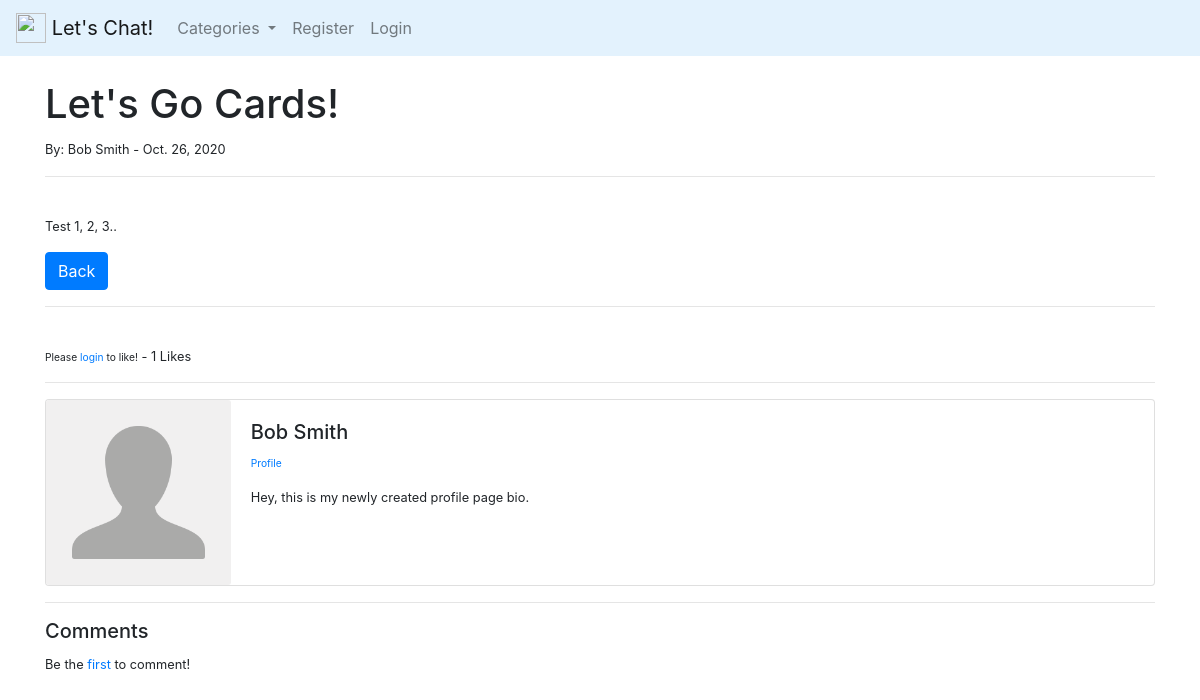
Page /post/15 on the earlier database version.
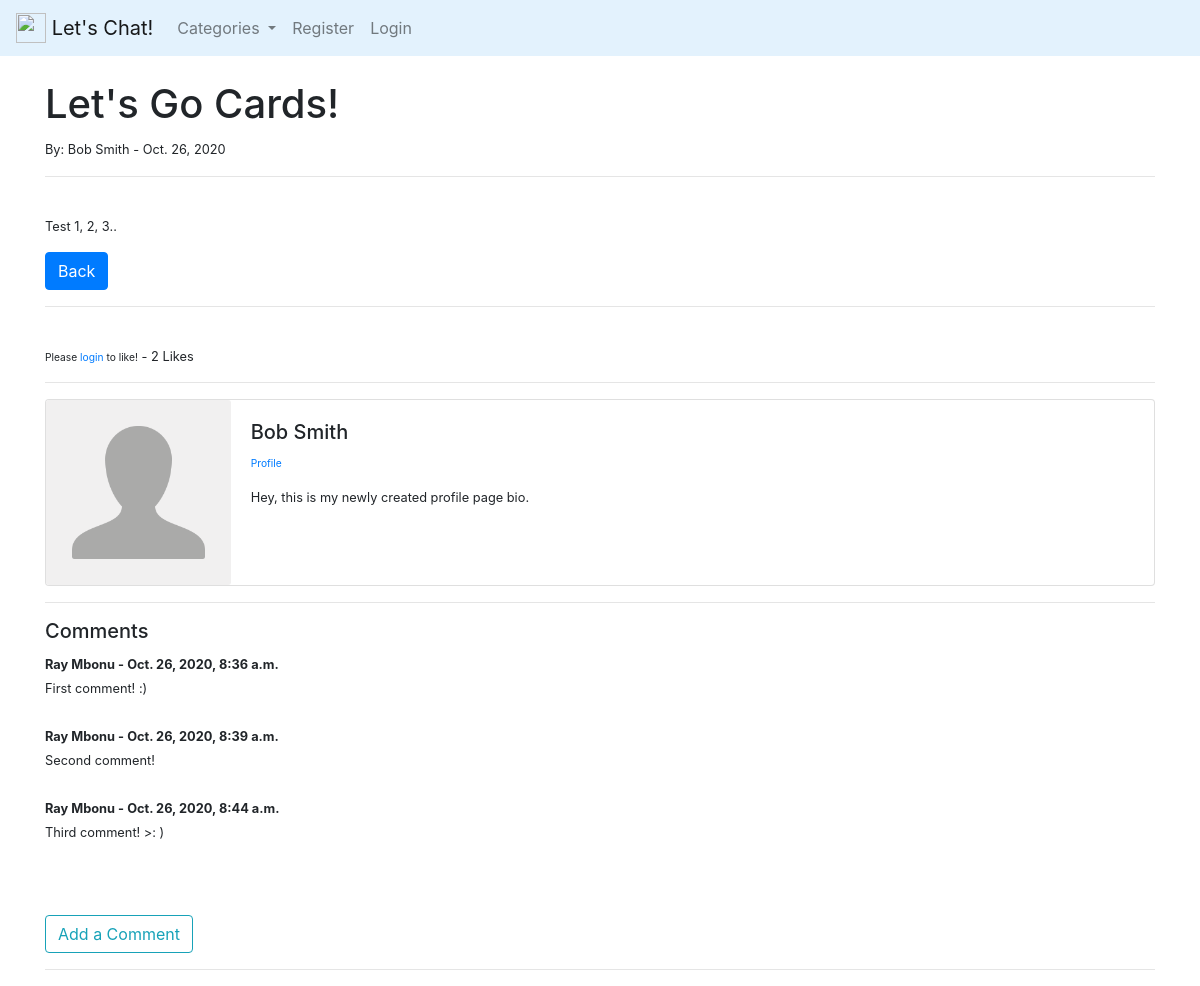
Same page on the later database version.
### forum/models.py (models this page shows, shortened)
class Post(models.Model):
    title = models.CharField(max_length=250)
    header_image = models.ImageField(
        null=True, blank=True, upload_to="images/")
    title_tag = models.CharField(max_length=250)
    author = models.ForeignKey(User, on_delete=models.CASCADE)
    body = RichTextField(blank=True, null=True)
    post_date = models.DateField(auto_now_add=True)
    category = models.CharField(
        max_length=250, default='Neutral', choices=option_list)
    snippet = models.CharField(
        max_length=250, default='Click to read further..')
    likes = models.ManyToManyField(User, related_name='blog_posts')
    def total_likes(self):
        return self.likes.count()

class Profile(models.Model):
    user = models.OneToOneField(User, null=True, on_delete=models.CASCADE)
    bio = models.TextField()
    profile_pic = models.ImageField(
        null=True, blank=True, upload_to="images/profile/")
    website_url = models.CharField(max_length=250, blank=True, null=True)
    facebook_url = models.CharField(max_length=250, blank=True, null=True)
    insta_url = models.CharField(max_length=250, blank=True, null=True)
    twitter_url = models.CharField(max_length=250, blank=True, null=True)
    linkedin_url = models.CharField(max_length=250, blank=True, null=True)

class Comment(models.Model):
    post = models.ForeignKey(
        Post, related_name='comments', on_delete=models.CASCADE)
    name = models.CharField(max_length=250)
    body = models.TextField()
    date_added = models.DateTimeField(auto_now_add=True)

### forum/views.py (the view)
# urls.py: path('post/<int:pk>', PostDetailView.as_view(), name='post-detail'),
class PostDetailView(DetailView):
    model = Post
    template_name = 'post_detail.html'
    def get_context_data(self, *args, **kwargs):
        ops_menu = Category.objects.all()
        context = super(PostDetailView, self).get_context_data(*args, **kwargs)
        things = get_object_or_404(Post, id=self.kwargs['pk'])
        total_likes = things.total_likes()
        liked = False
        if things.likes.filter(id=self.request.user.id).exists():
            liked = True
        context["ops_menu"] = ops_menu
        context["total_likes"] = total_likes
        context["liked"] = liked
        return context

### forum/models.py (called while the page is built)
    def __str__(self):
        return self.name

### forum/templates/post_detail.html (shortened to what this page needs)
{% extends 'base.html' %}
{% load static %}
{% block content %}
<h1>{{post.title}}</h1>
<small>By: {{post.author.first_name}} {{post.author.last_name}} - {{post.post_date}}
<hr>
<br>
{{post.body|safe}}
<a href="{% url 'home' %}" class="btn btn-primary">Back</a>
<hr>
<br>
<form action="{% url 'like-post' post.pk %}" method="POST">
    {% if user.is_authenticated %}
        {% if liked %}
            <button type="submit" name="post_id" value="{{post.id}}" class="btn btn-danger btn-sm">Unlike</button>
        {% else %}
            <button type="submit" name="post_id" value="{{post.id}}" class="btn btn-success btn-sm">Like</button>
        {% endif %}
    {% else %}
        <small>Please <a href="{% url 'login' %}">login</a> to like!</small>
    {% endif %}
    - {{total_likes}} Likes
</form>
<hr>
<div class="card mb-3">
    <div class="row no-gutters">
      <div class="col-md-2">
        {% if post.author.profile.profile_pic %}
            <img src="{{post.author.profile.profile_pic.url}}" class="card-img">
        {% else %}
            <img src="{% static 'blog/images/default-picture.png' %}" class="card-img">
        {% endif %}
      </div>
      <div class="col-md-10">
        <div class="card-body">
          <h5 class="card-title">{{post.author.first_name}} {{post.author.last_name}}</h5>
          <p class="small text-muted">
              <a href="{% url 'profile-page' post.author.profile.id %}">Profile</a>
          </p>
          <p class="card-text">{{post.author.profile.bio}}</p>
        </div>
      </div>
    </div>
</div>
<hr>
<h5>Comments</h5>
    {% if not post.comments.all %}
        Be the <a href="{% url 'comment-add' post.pk %}">first</a> to comment!
    {% else %}
        {% for comment in post.comments.all %}
            <strong>
                {{comment.name}} - {{comment.date_added}}
            </strong>
            <br>
            {{comment.body}}
            <br><br>
        {% endfor %}
        <br><br>
        <a class="btn btn-outline-info" href="{% url 'comment-add' post.pk %}">Add a Comment</a>
        <hr>
    {% endif %}
{% endblock %}

### forum/templates/base.html (shortened to what this page needs)
<!doctype html>
<html lang="en">
  <head>
    <link rel="stylesheet" href="https://cdn.jsdelivr.net/npm/bootstrap@4.5.3/dist/css/bootstrap.min.css">
  </head>
  <body>
    <nav class="navbar navbar-expand-lg navbar-light" style="background-color: #e3f2fd;">
        <a class="navbar-brand" href="{% url 'home' %}">
            <img src="https://images-na.ssl-images-amazon.com/images/I/71an3gGqHWL.png" width="30" height="30" class="d-inline-block align-top" alt="" loading="lazy">
            Let's Chat!
        </a>
        <div class="collapse navbar-collapse" id="navbarSupportedContent">
          <ul class="navbar-nav mr-auto">
            {% if ops_menu %}
            <li class="nav-item dropdown">
              <a class="nav-link dropdown-toggle" href="#" id="navbarDropdown" role="button" data-toggle="dropdown" aria-haspopup="true" aria-expanded="false">
                Categories
              </a>
            </li>
            {% else %}
            <li class="nav-item">
              <a class="nav-link" href="{% url 'category-list' %}">Categories</a>
            </li>
            {% endif %}
        {% if user.is_authenticated %}
          <li class="nav-item dropdown">
            <a class="nav-link dropdown-toggle" href="#" id="navbarDropdown" role="button" data-toggle="dropdown" aria-haspopup="true" aria-expanded="false">
              Add [+]
            </a>
            <div class="dropdown-menu" aria-labelledby="navbarDropdown">
              <a class="dropdown-item" href="{% url 'post-add' %}">Post</a>
              <a class="dropdown-item" href="{% url 'category-add' %}">Category</a>
            </div>
          </li>
          </ul>
        </div>
        <div class="navbar-nav">
            <li class="nav-item dropdown">
              <a class="nav-link dropdown-toggle" href="#" id="navbarDropdown" role="button" data-toggle="dropdown" aria-haspopup="true" aria-expanded="false">
                Hello, {{user}}
              </a>
              <div class="dropdown-menu" aria-labelledby="navbarDropdown">
                {% if user.profile.id %}
                <a class="dropdown-item" href="{% url 'profile-page' user.profile.id %}">Show Profile</a>
                {% else %}
                <a class="dropdown-item" href="{% url 'create-profile' %}">Create Profile</a>
                {% endif %}
                <a class="dropdown-item" href="{% url 'edit-profile' %}">Settings</a>
              </div>
            </li>
            <a class="nav-item nav-link" href="{% url 'logout' %}">Logout</a>
        </div>
        {% else %}
            <li class="nav-item">
              <a class="nav-link" href="{% url 'register' %}">Register</a>
            </li>
            <li class="nav-item">
              <a class="nav-link" href="{% url 'login' %}">Login</a>
            </li>
          </ul>
        </div>
        {% endif %}
      </nav>
    <br>
    <div class="container">
        {% block content %}
        {% endblock %}
    </div>
  </body>
</html>

Differences in the rows shown:
added Comment: name "Ray Mbonu", date_added "Oct. 26, 2020, 8:36 a.m.", body "First comment! :)"
added Comment: name "Ray Mbonu", date_added "Oct. 26, 2020, 8:39 a.m.", body "Second comment!"
added Comment: name "Ray Mbonu", date_added "Oct. 26, 2020, 8:44 a.m.", body "Third comment! >: )"
Other differences:
{{ total_likes }}: "1" → "2"
text no longer shown: "Be the first to comment!"
text now shown: "Add a Comment"
